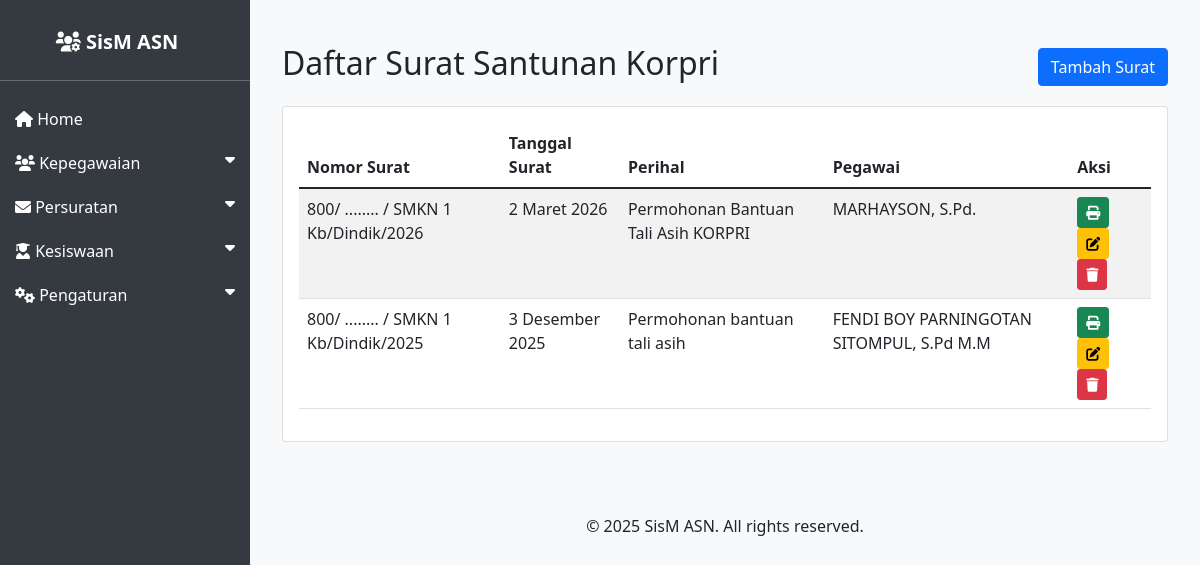
/asn/surat_santunan_korpri/, run on an earlier commit of the app's database.
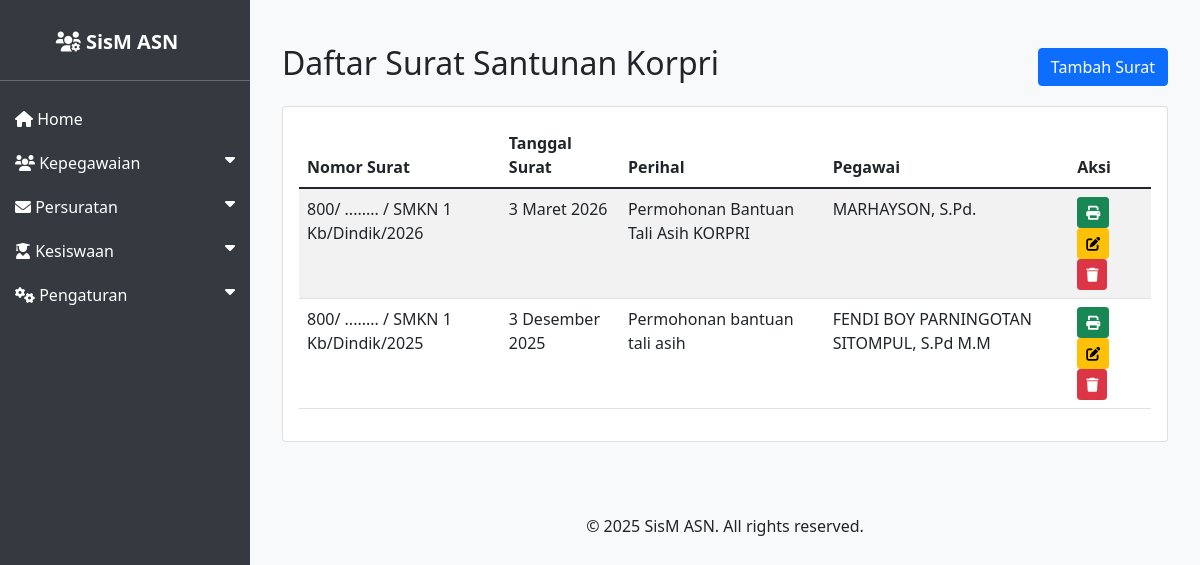
And on a later commit of the database.
### asn_app/models.py (models this page shows, shortened)
class SuratSantunanKorpri(models.Model):
    nomor_surat = models.CharField(max_length=100, verbose_name='Nomor Surat')
    tanggal_surat = models.DateField(verbose_name='Tanggal Surat')
    tempat_ditetapkan = models.CharField(max_length=100, verbose_name='Tempat Ditetapkan')
    instansi_tujuan_surat = models.CharField(max_length=200, verbose_name='Instansi Tujuan Surat')
    kota_tujuan_surat = models.CharField(max_length=100, verbose_name='Kota Tujuan Surat')
    sifat = models.CharField(max_length=100, verbose_name='Sifat')
    lampiran = models.CharField(max_length=100, verbose_name='Lampiran')
    perihal = models.CharField(max_length=200, verbose_name='Perihal')
    pegawai = models.ForeignKey(ASN, on_delete=models.CASCADE, related_name='surat_santunan', verbose_name='Pegawai')
    penandatangan = models.ForeignKey(ASN, on_delete=models.SET_NULL, null=True, blank=True, related_name='penandatangan_santunan', verbose_name='Penandatangan')
    kop_surat = models.ForeignKey(KopSurat, on_delete=models.SET_NULL, null=True, blank=True, verbose_name='Kop Surat')
    created_at = models.DateTimeField(auto_now_add=True)
    updated_at = models.DateTimeField(auto_now=True)

class ASN(models.Model):
    JENIS_KELAMIN_CHOICES = [
        ('L', 'Laki-laki'),
        ('P', 'Perempuan'),
    ]
    AGAMA_CHOICES = [
        ('ISLAM', 'Islam'),
        ('KRISTEN', 'Kristen'),
        ('KATOLIK', 'Katolik'),
        ('HINDU', 'Hindu'),
        ('BUDDHA', 'Buddha'),
        ('KONGHUCU', 'Konghucu'),
    ]
    nip = models.CharField(max_length=18, unique=True, null=True, blank=True)
    nama = models.CharField(max_length=100)
    tempat_lahir = models.CharField(max_length=50)
    tanggal_lahir = models.DateField()
    jenis_kelamin = models.CharField(max_length=1, choices=JENIS_KELAMIN_CHOICES)
    agama = models.CharField(max_length=10, choices=AGAMA_CHOICES)
    alamat = models.TextField()
    email = models.EmailField()
    telepon = models.CharField(max_length=15)
    jabatan = models.CharField(max_length=100)
    pangkat = models.CharField(max_length=50)
    golongan = models.CharField(max_length=5)
    nama_istri_suami = models.CharField(max_length=100, blank=True, null=True, verbose_name='Nama Istri/Suami')
    unit_kerja = models.CharField(max_length=100)
    foto = models.ImageField(upload_to='asn_fotos/', blank=True, null=True)
    created_at = models.DateTimeField(auto_now_add=True)
    updated_at = models.DateTimeField(auto_now=True)

### asn_app/views.py (the view)
# urls.py: path('surat_santunan_korpri/', views.surat_santunan_korpri_list, name='surat_santunan_korpri_list'),
def surat_santunan_korpri_list(request):
    surat_list = SuratSantunanKorpri.objects.all().order_by('-created_at')
    return render(request, 'asn_app/surat_santunan_korpri_list.html', {'surat_list': surat_list})

### asn_app/templatetags/indonesian_date_tags.py (called while the page is built)
@register.filter
def indonesian_date(value, arg="%d %B %Y"):
    if not value:
        return ""
    if isinstance(value, datetime.datetime):
        value = value.date()
    day = value.day
    month_num = value.month
    year = value.year
    formatted_string = arg
    formatted_string = formatted_string.replace('%d', str(day))
    formatted_string = formatted_string.replace('%m', str(month_num).zfill(2))
    formatted_string = formatted_string.replace('%Y', str(year))
    formatted_string = formatted_string.replace('%y', str(year)[-2:])
    if '%B' in formatted_string:
        formatted_string = formatted_string.replace('%B', INDONESIAN_MONTHS_FULL[month_num])
    if '%b' in formatted_string:
        formatted_string = formatted_string.replace('%b', INDONESIAN_MONTHS_ABBR[month_num])
    return formatted_string

### asn_app/templates/asn_app/surat_santunan_korpri_list.html
{% extends 'asn_app/base.html' %}
{% load i18n %}
{% load indonesian_date_tags %}
{% block content %}
<div class="container mt-4">
    <div class="d-flex justify-content-between align-items-center mb-3">
        <h2>Daftar Surat Santunan Korpri</h2>
        <a href="{% url 'surat_santunan_korpri_create' %}" class="btn btn-primary">Tambah Surat</a>
    </div>
    <div class="card">
        <div class="card-body">
            <table class="table table-striped table-hover">
                <thead>
                    <tr>
                        <th>Nomor Surat</th>
                        <th>Tanggal Surat</th>
                        <th>Perihal</th>
                        <th>Pegawai</th>
                        <th>Aksi</th>
                    </tr>
                </thead>
                <tbody>
                    {% for surat in surat_list %}
                    <tr>
                        <td>{{ surat.nomor_surat }}</td>
                        <td>{{ surat.tanggal_surat|indonesian_date:"%d %B %Y" }}</td>
                        <td>{{ surat.perihal }}</td>
                        <td>{{ surat.pegawai.nama }}</td>
                        <td>
                            <a href="{% url 'surat_santunan_korpri_export_pdf' surat.pk %}" class="btn btn-sm btn-success"><i class="fas fa-print"></i> </a>
                            <a href="{% url 'surat_santunan_korpri_update' surat.pk %}" class="btn btn-sm btn-warning"><i class="fas fa-edit"></i> </a>
                            <a href="{% url 'surat_santunan_korpri_delete' surat.pk %}" class="btn btn-sm btn-danger"><i class="fas fa-trash"></i> </a>
                        </td>
                    </tr>
                    {% empty %}
                    <tr>
                        <td colspan="5" class="text-center">Tidak ada surat santunan korpri.</td>
                    </tr>
                    {% endfor %}
                </tbody>
            </table>
        </div>
    </div>
</div>
{% endblock %}

What changed in the data, as far as the page shows it:
changed SuratSantunanKorpri "Permohonan Bantuan Tali Asih KORPRI": tanggal_surat|indonesian_date "2 Maret 2026" → "3 Maret 2026"
